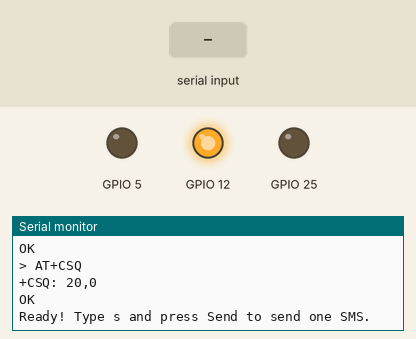
Bench run of a sketch on a simulated ESP32. On the bench: output pins drawn as LEDs (lit = HIGH), the last lines printed to the serial monitor. The inputs (shaded band) are chosen by the test bench. The modem accepts every AT command (registered, SIM ready, sends succeed) and sends nothing else.

Above: at 4.2 s.
4.3 s: "s90\n" received over Serial
At 4.8 s:
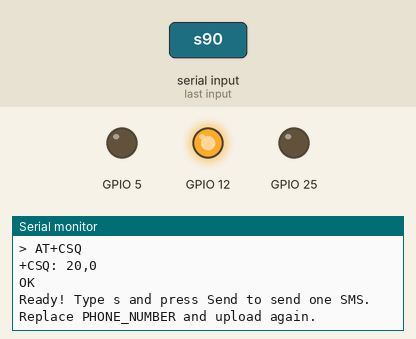
5.8 s: "ERROR,1\n" received over the second serial link
At 7.0 s:
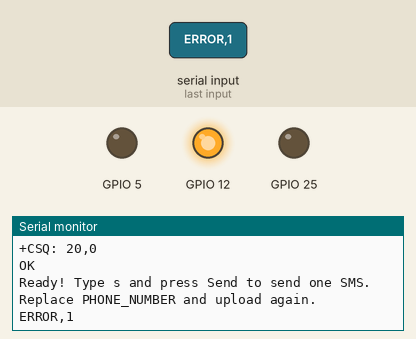
7.3 s: "READY,1\n" received over the second serial link
At 8.3 s:
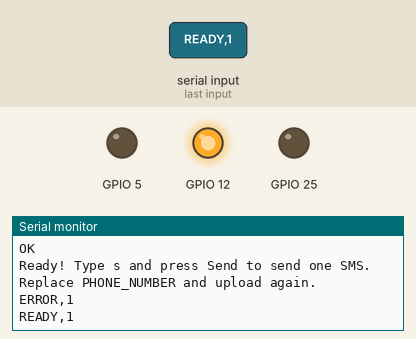
8.8 s: "ERROR" received over the second serial link
At 9.4 s:
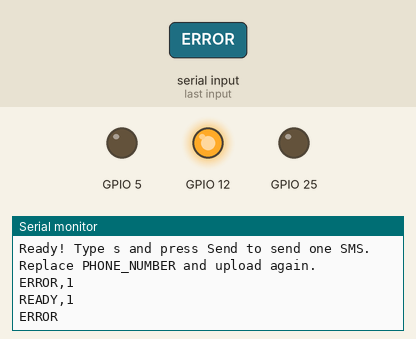

Measured:
- after the input at 4.3 s, the serial monitor: prints a new line at once (image 1)
- after the input at 5.8 s, the serial monitor: prints a new line at once (image 2)
- after the input at 7.3 s, the serial monitor: prints a new line at once (image 3)
- after the input at 8.8 s, the serial monitor: prints a new line at once (image 4)

The sketch:

SmsTest.ino
```cpp
#include <Arduino.h>

const char PHONE_NUMBER[] = "+63XXXXXXXXXX";
const char MESSAGE[] = "Hello from my LILYGO A7670E!";

HardwareSerial modem(1);
bool ready = false;

bool waitFor(const char *expected, uint32_t timeout, String &reply) {
  reply = "";
  uint32_t start = millis();

  while (millis() - start < timeout) {
    while (modem.available()) {
      char c = modem.read();
      Serial.write(c);
      reply += c;

      if (reply.indexOf(expected) >= 0) return true;
      if (reply.indexOf("ERROR") >= 0) return false;

      if (reply.length() > 2048) {
        reply.remove(0, 1024);
      }
    }
    delay(1);
  }

  Serial.println("\nModem response timed out.");
  return false;
}

bool command(const String &cmd, String &reply,
             uint32_t timeout = 3000) {
  while (modem.available()) {
    Serial.write(modem.read());
  }

  Serial.println("\n> " + cmd);
  modem.print(cmd + "\r\n");
  return waitFor("\r\nOK\r\n", timeout, reply);
}

bool registered(const String &reply, const char *prefix) {
  int pos = reply.indexOf(prefix);
  if (pos < 0) return false;

  int comma = reply.indexOf(',', pos);
  if (comma < 0) return false;

  int status = reply.substring(comma + 1).toInt();
  return status == 1 || status == 5;
}

void sendSms() {
  String reply;

  if (String(PHONE_NUMBER).indexOf('X') >= 0) {
    Serial.println("Replace PHONE_NUMBER and upload again.");
    return;
  }

  if (!command("AT+CMGF=1", reply)) return;
  if (!command("AT+CSCS=\"GSM\"", reply)) return;

  modem.print(String("AT+CMGS=\"") + PHONE_NUMBER + "\"\r\n");

  if (!waitFor(">", 5000, reply)) {
    modem.write(27);
    return;
  }

  modem.print(MESSAGE);
  modem.write(26); // Ctrl+Z submits the SMS.

  bool ok = waitFor("\r\nOK\r\n", 60000, reply);

  if (ok && reply.indexOf("+CMGS:") >= 0) {
    Serial.println("\nSMS accepted by modem!");
  } else {
    Serial.println(
      "\nFailed or result unknown. Check recipient before retrying."
    );
  }
}

void setup() {
  Serial.begin(115200);

  pinMode(12, OUTPUT);
  digitalWrite(12, HIGH); // Enable modem power.

  pinMode(25, OUTPUT);
  digitalWrite(25, LOW); // Keep modem awake.

  pinMode(5, OUTPUT);
  digitalWrite(5, LOW); // Reset inactive.

  modem.begin(115200, SERIAL_8N1, 27, 26);
  delay(3000);

  String reply;

  if (!command("AT", reply)) {
    pinMode(4, OUTPUT);
    digitalWrite(4, LOW);
    delay(100);
    digitalWrite(4, HIGH);
    delay(1000);
    digitalWrite(4, LOW);
  }

  bool responding = false;

  for (int i = 0; i < 30 && !responding; i++) {
    responding = command("AT", reply, 1000);
    if (!responding) delay(1000);
  }

  if (!responding) {
    Serial.println("Modem not responding. Check board and power.");
    return;
  }

  command("ATE0", reply);
  command("AT+CMEE=2", reply);

  if (!command("AT+CPIN?", reply) ||
      reply.indexOf("READY") < 0) {
    Serial.println("SIM not ready. Check SIM insertion or PIN lock.");
    return;
  }

  command("AT+CFUN=1", reply, 10000);

  Serial.println("Waiting up to 2 minutes for cellular network...");
  uint32_t start = millis();

  while (millis() - start < 120000) {
    bool lte = command("AT+CEREG?", reply) &&
               registered(reply, "+CEREG:");

    bool gsm = command("AT+CREG?", reply) &&
               registered(reply, "+CREG:");

    if (lte || gsm) {
      ready = true;
      break;
    }

    delay(2000);
  }

  command("AT+CSQ", reply);

  if (ready) {
    Serial.println("\nReady! Type s and press Send to send one SMS.");
  } else {
    Serial.println(
      "\nNo network. Check SIM, antenna and coverage, then reset."
    );
  }
}

void loop() {
  if (Serial.available()) {
    char c = Serial.read();

    if (c == 's' && ready) {
      sendSms();
    }
  }

  while (modem.available()) {
    Serial.write(modem.read());
  }

  delay(1);
}
```
